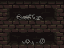

This game map was drawn from its Tiled (.tmx) file and the tilesets committed beside it. A one-line description and the full map source follow:
An orthogonal 4x3 tile map with 16x16 px tiles, 1 tile layer (Слой тайлов 1).

<map version="1.9" tiledversion="1.9.2" orientation="orthogonal" renderorder="right-down" width="4" height="3" tilewidth="16" tileheight="16" infinite="0" nextlayerid="2" nextobjectid="1">
 <tileset firstgid="1" source="mainlevbuild.tsx" />
 <layer id="1" name="Слой тайлов 1" width="4" height="3">
  <data encoding="csv">
844,845,846,847,
908,909,910,911,
972,973,974,975
</data>
 </layer>
</map>
